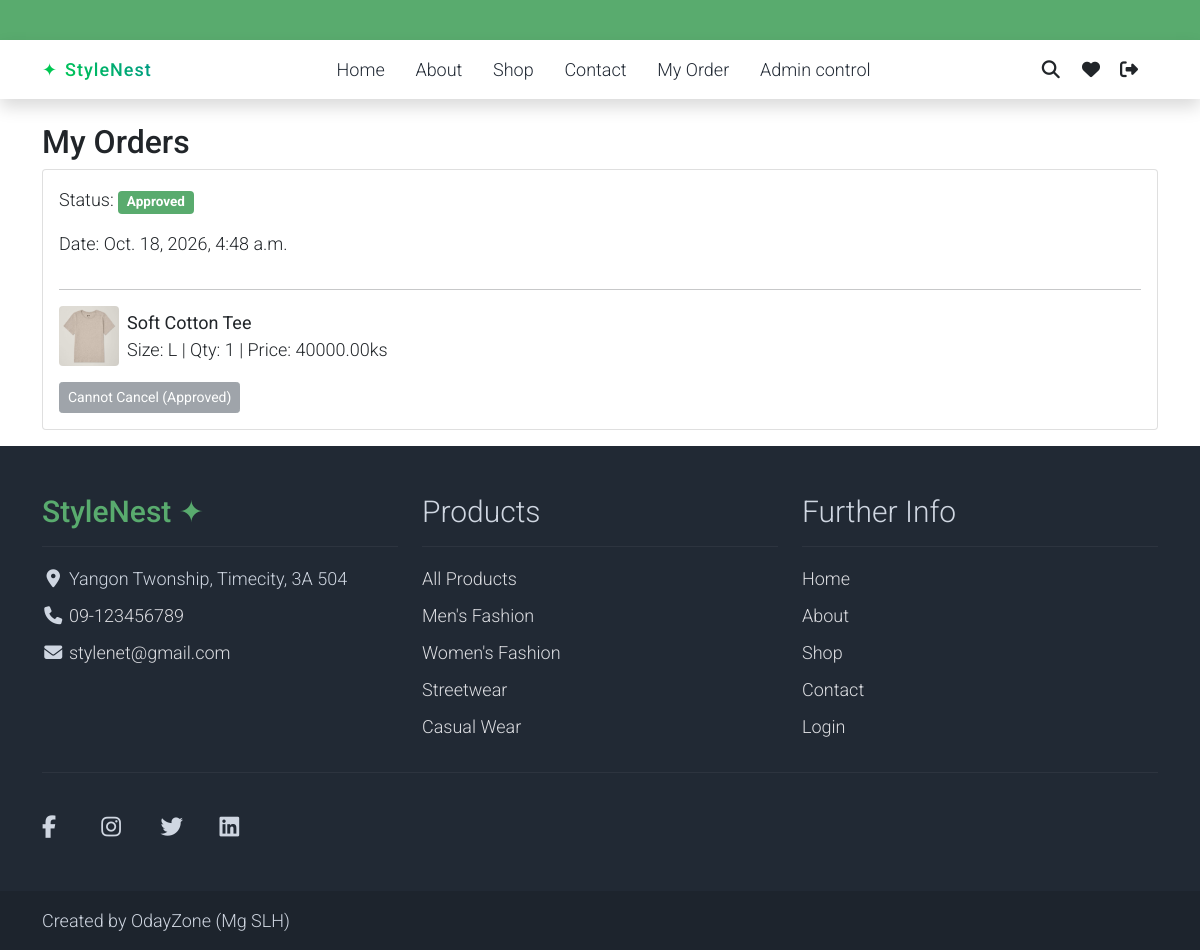
The app's page /my_orders/ (signed in), older data.
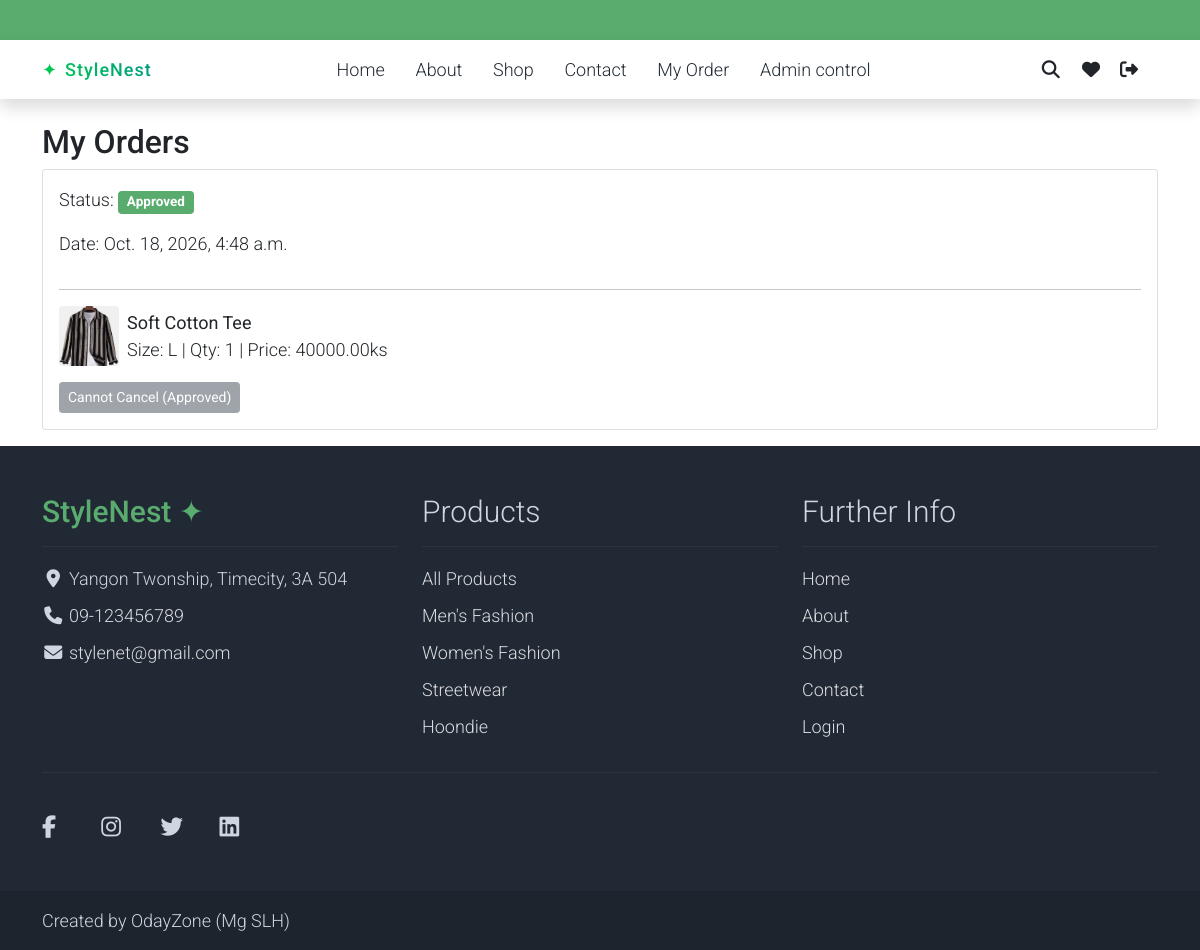
The same page, newer data.
### Oday/models.py (models this page shows, shortened)
class OrderItem(models.Model):
    order = models.ForeignKey(Order, on_delete=models.CASCADE, related_name="items")
    product = models.ForeignKey(CardModel, on_delete=models.CASCADE)
    size = models.CharField(max_length=10)
    quantity = models.PositiveIntegerField(default=1)
    price = models.DecimalField(max_digits=10, decimal_places=2)

class CardModel(models.Model):
    name = models.CharField(max_length=250)
    size = models.CharField(max_length=10)
    starrating = models.PositiveSmallIntegerField(default=0)
    image = models.ImageField(upload_to='brand/', blank=True, null=True)
    price = models.IntegerField(default=0)
    description = models.TextField()
    is_active = models.BooleanField(default=True)
    category = models.ForeignKey(
        CategoryModel, on_delete=models.SET_NULL, null=True, blank=True
    )
    created_at = models.DateTimeField(auto_now_add=True)
    updated_at = models.DateTimeField(auto_now=True)

class CategoryModel(models.Model):
    name = models.CharField(max_length=200)
    image = models.ImageField(upload_to="main_category", blank=True, null=True)
    is_active = models.BooleanField(default=True)
    created_at = models.DateTimeField(auto_now_add=True)
    updated_at = models.DateTimeField(auto_now=True)
    class Meta:
        verbose_name = "Category"
        verbose_name_plural = "Categories"

### Oday/views.py (the view)
# urls.py: path("my_orders/", views.my_orders, name="my_orders"),
@login_required(login_url="/login/")
def my_orders(request):
    orders = Order.objects.filter(user=request.user).order_by("-created_at")
    return render(request, "user_order_view.html", {"orders": orders})

### Oday/context_processors.py (called while the page is built)
def cart_count(request):
    if request.user.is_authenticated:
        count = AddToCardModel.objects.filter(
            user=request.user,
            is_seen=False
        ).count()
    else:
        count = 0
    return {
        "cart_count": count
    }

def categories_processor(request):
    return {
        "categories": CategoryModel.objects.all()
    }

def footer_data(request):
    return {
        "footer": FooterSetting.objects.first(),
        "footer_links": FooterLink.objects.filter(is_active=True),
        "categories": CategoryModel.objects.filter(is_active=True),
    }

### templates/user_order_view.html (shortened to what this page needs)
{% extends 'components/base.html' %}
{% block body %}
<div class="container mt-4">
<h2>My Orders</h2>
{% for order in orders %}
<div class="card mb-3 p-3">
    <p>
        Status:
        {% if order.status == "pending" %}
            <span class="badge bg-warning">Pending</span>
        {% elif order.status == "approved" %}
            <span class="badge bg-success">Approved</span>
        {% elif order.status == "cancelled" %}
            <span class="badge bg-dark">Cancelled</span>
        {% else %}
            <span class="badge bg-danger">Rejected</span>
        {% endif %}
    </p>
    <p>Date: {{ order.created_at }}</p>
    <hr>
    {% for item in order.items.all %}
        <div class="d-flex align-items-center mb-2">
            {% if item.product.image %}
                <img src="{{ item.product.image.url }}"
                     style="width:60px;height:60px;object-fit:cover;"
                     class="me-2 rounded">
            {% endif %}
            <div>
                <strong>{{ item.product.name }}</strong><br>
                Size: {{ item.size }} |
                Qty: {{ item.quantity }} |
                Price: {{ item.price }}ks
            </div>
        </div>
    {% endfor %}
    <div class="mt-2">
        {% if order.status == "pending" %}
            <a href="{% url 'cancel_order' order.id %}"
               class="btn btn-sm btn-outline-danger rounded-pill px-3">
                Cancel Order
            </a>
        {% elif order.status == "approved" %}
            <button class="btn btn-secondary btn-sm" disabled>
                Cannot Cancel (Approved)
            </button>
        {% elif order.status == "cancelled" %}
            <span class="badge bg-dark">Cancelled</span>
        {% endif %}
    </div>
</div>
{% empty %}
<p>No orders found</p>
{% endfor %}
</div>
{% endblock %}

### templates/components/footer.html (shortened to what the changed rows need)
<footer class="bg-dark" id="tempaltemo_footer">
    <div class="container">
        <div class="row">
            <div class="col-md-4 pt-5">
                <h2 class="h2 text-success border-bottom pb-3 border-light logo">
                    {% if footer %}
                        {{ footer.brand_name }}
                    {% else %}
                        StyleNest ✦
                    {% endif %}
                </h2>
            </div>
            <div class="col-md-4 pt-5">
                <h2 class="h2 text-light border-bottom pb-3 border-light">
                    Products
                </h2>
                <ul class="list-unstyled text-light footer-link-list">
                    {% for cat in categories %}
                    <li>
                        <a class="text-decoration-none"
                           href="{% url 'shop' %}?category={{ cat.name|urlencode }}">
                            {{ cat.name }}
                        </a>
                    </li>
                    {% endfor %}
                </ul>
            </div>
            <div class="col-md-4 pt-5">
                <h2 class="h2 text-light border-bottom pb-3 border-light">
                    Further Info
                </h2>
            </div>
        </div>
    </div>
</footer>

Row changes from the older to the newer data that the page shows:
changed through a linked row, OrderItem "Soft Cotton Tee": product.image: a different picture
changed CategoryModel: name "Casual Wear" → "Hoondie"
